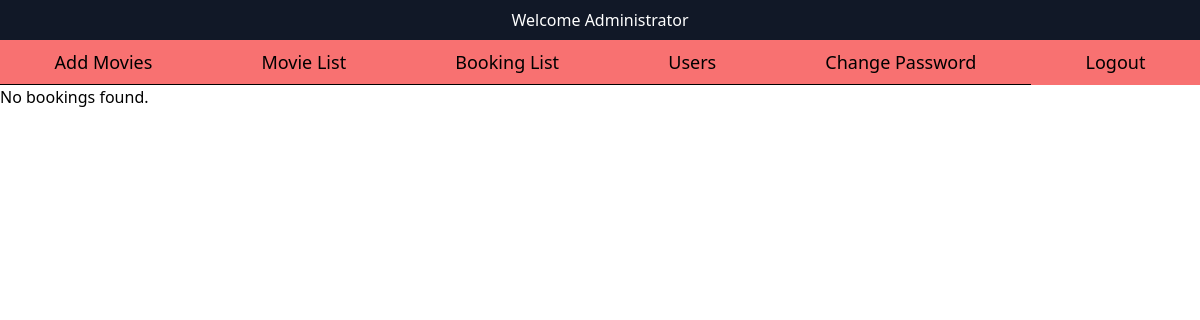
Before: /admin/booking.php with the older database file.
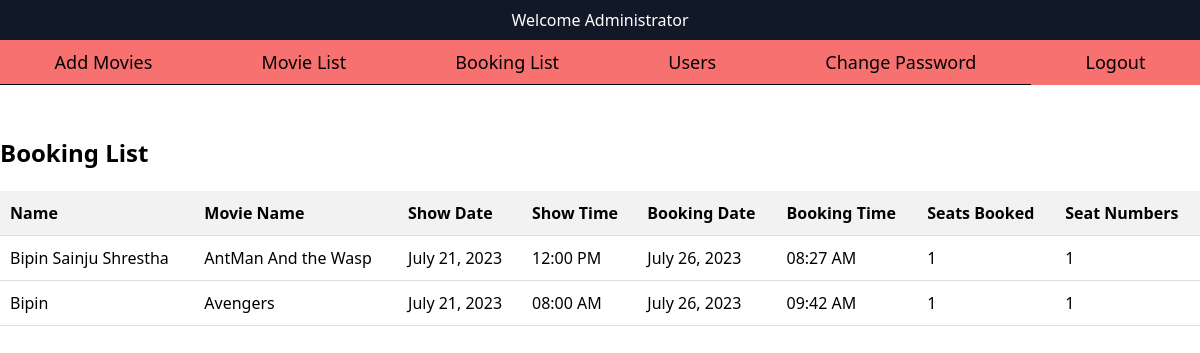
After: the same page with the newer database file.
### tables this page shows
CREATE TABLE `booking` (
  `id` int(11) NOT NULL,
  `movie_id` int(11) NOT NULL,
  `show_date` date NOT NULL,
  `show_time` time NOT NULL,
  `seat_id` int(11) NOT NULL,
  `total_price` varchar(11) NOT NULL DEFAULT '0',
  `booking_date` date NOT NULL DEFAULT current_timestamp(),
  `booking_time` time NOT NULL DEFAULT current_timestamp(),
  `fname` varchar(50) NOT NULL
);

CREATE TABLE `movie` (
  `id` int(11) NOT NULL,
  `name` varchar(225) NOT NULL,
  `genre` varchar(30) NOT NULL,
  `industry` varchar(20) NOT NULL,
  `language` varchar(20) NOT NULL,
  `duration` varchar(30) NOT NULL,
  `reldate` varchar(20) NOT NULL,
  `director` varchar(30) NOT NULL,
  `actor` varchar(30) NOT NULL,
  `description` varchar(225) NOT NULL,
  `price` varchar(225) NOT NULL,
  `image` varchar(225) NOT NULL,
  `fdate` date NOT NULL,
  `sdate` date NOT NULL,
  `fshow` time NOT NULL
);

### admin/booking.php (the view, shortened to what this page needs)
<?php include('header.php'); ?>
<?php
$servername = "localhost";
$username = "root";
$password = "";
$dbname = "moviebooking";
$conn = new mysqli($servername, $username, $password, $dbname);
$sql = "SELECT booking.*, movie.name AS movie_name, GROUP_CONCAT(seat_id ORDER BY seat_id) AS seat_numbers, COUNT(*) AS num_seats_booked FROM booking JOIN movie ON booking.movie_id = movie.id GROUP BY booking_date, booking_time";
$result = $conn->query($sql);
if ($result && $result->num_rows > 0) {
    echo "<div class='booking-list'>";
    echo "<h2>Booking List</h2>";
    echo "<table>";
    echo "<tr>
            <th>Name</th>
            <th>Movie Name</th>
            <th>Show Date</th>
            <th>Show Time</th>
            <th>Booking Date</th>
            <th>Booking Time</th>
            <th>Seats Booked</th>
            <th>Seat Numbers</th>
          </tr>";
    while ($row = $result->fetch_assoc()) {
        $fname = $row['fname'];
        $movieName = $row['movie_name'];
        $showDate = date('F j, Y', strtotime($row['show_date']));
        $showTime = date('h:i A', strtotime($row['show_time']));
        $bookingDate = date('F j, Y', strtotime($row['booking_date']));
        $bookingTime = date('h:i A', strtotime($row['booking_time']));
        $seatNumbers = $row['seat_numbers'];
        $numSeatsBooked = $row['num_seats_booked'];
        echo "<tr>
                <td>$fname</td>
                <td>$movieName</td>
                <td>$showDate</td>
                <td>$showTime</td>
                <td>$bookingDate</td>
                <td>$bookingTime</td>
                <td>$numSeatsBooked</td>
                <td>$seatNumbers</td>
              </tr>";
    }
    echo "</table>";
    echo "</div>";
} else {
    echo "No bookings found.";
}
?>

### admin/header.php (shortened to what this page needs)
<!DOCTYPE html>
<html lang="en">
<head>
    <link href="https://cdn.jsdelivr.net/npm/tailwindcss@2.2.19/dist/tailwind.min.css" rel="stylesheet">
</head>
<body>
    <div class="head bg-gray-900 py-2">
        <h1 class="text-white text-center">Welcome Administrator</h1>
    </div>
    <nav class="flex bg-red-400">
        <ul class="flex w-full text-lg">
            <li class="py-2 border-b border-black flex-grow text-center">
                <a href="addmovies.php" class="block px-4 hover:text-red-600">Add Movies</a>
            </li>
            <li class="py-2 border-b border-black flex-grow text-center">
                <a href="movielist.php" class="block px-4">Movie List</a>
            </li>
            <li class="py-2 border-b border-black flex-grow text-center">
                <a href="booking.php" class="block px-4">Booking List</a>
            </li>
            <li class="py-2 border-b border-black flex-grow text-center">
                <a href="user.php" class="block px-4">Users</a>
            </li>
            <li class="py-2 border-b border-black flex-grow text-center">
                <a href="changepassword.php" class="block px-4">Change Password</a>
            </li>
            <li class="py-2 flex-grow text-center">
                <a href="logout.php" class="block px-4">Logout</a>
            </li>
        </ul>
    </nav>
</body>
</html>

### admin/booking.php (style rules this page uses)
.booking-list { margin-top: 50px; }
.booking-list h2 { font-size: 24px; font-weight: bold; margin-bottom: 20px; }
.booking-list table { width: 100%; border-collapse: collapse; }
.booking-list th, .booking-list td { padding: 10px; text-align: left; border-bottom: 1px solid #ddd; }
.booking-list th { background-color: #f2f2f2; }

Changed rows visible on the page:
added booking: fname "Bipin Sainju Shrestha", movie.name "AntMan And the Wasp", show_date "July 21, 2023", show_time "12:00 PM", booking_date "July 26, 2023", booking_time "08:27 AM", numSeatsBooked "1", seatNumbers "1"
added booking: fname "Bipin", movie.name "Avengers", show_date "July 21, 2023", show_time "08:00 AM", booking_date "July 26, 2023", booking_time "09:42 AM", numSeatsBooked "1", seatNumbers "1"
Other visible differences:
text no longer shown: "No bookings found."
text now shown: "Booking List Name Movie Name Show Date Show Time Booking Date Booking Time Seats Booked Seat Numbers"
